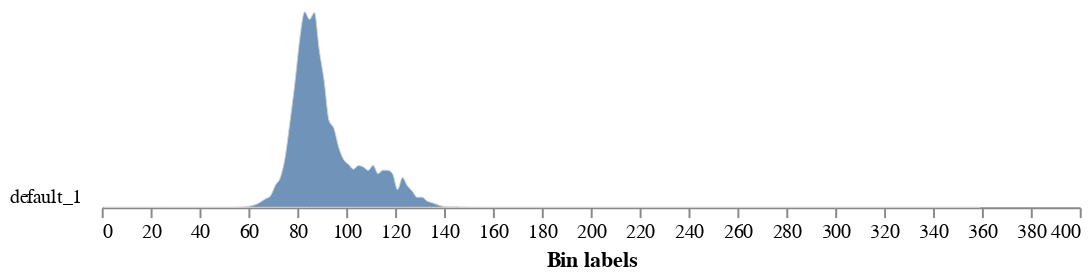
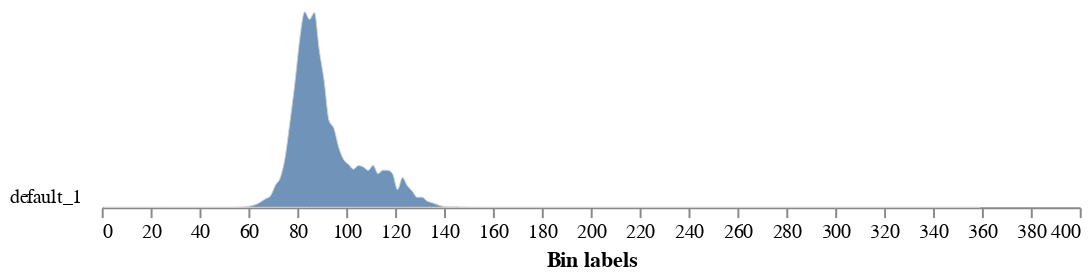

Notebook code for these charts, in order:
### Code cell
analyze_color(rgb_img=color_img, labeled_mask=labeled_mask, colorspaces='hsv')

### Figure 1 — Vega-Lite specification as saved in the notebook (floating-point values rounded to 4 significant figures; data arrays with more than 128 entries replaced by an {"elided": "..."} marker saying what was removed)
{"config": {"view": {"continuousWidth": 300, "continuousHeight": 300, "stroke": null}, "axis": {"grid": false}, "facet": {"columns": 1, "spacing": 0}, "title": {"anchor": "end"}}, "data": {"name": "data-329a2bc5c85f0e2b88cec468b3d0f564"}, "facet": {"field": "sample", "header": {"labelAngle": 0, "labelAlign": "left", "labelOrient": "left"}, "title": null, "type": "nominal"}, "spec": {"mark": {"type": "area", "fillOpacity": 0.8, "interpolate": "monotone", "stroke": "lightgray", "strokeWidth": 0.5}, "encoding": {"x": {"field": "label", "title": "Bin labels", "type": "quantitative"}, "y": {"axis": null, "field": "value", "scale": {"range": [10, -100]}, "type": "quantitative"}}, "height": 10, "width": 500}, "bounds": "flush", "$schema": "https://vega.github.io/schema/vega-lite/v5.20.1.json", "datasets": {"data-329a2bc5c85f0e2b88cec468b3d0f564": {"elided": "180 records"}}}

### Figure 2 — Vega-Lite specification as saved in the notebook (floating-point values rounded to 4 significant figures; data arrays with more than 128 entries replaced by an {"elided": "..."} marker saying what was removed)
{"config": {"view": {"continuousWidth": 300, "continuousHeight": 300, "stroke": null}, "axis": {"grid": false}, "facet": {"columns": 1, "spacing": 0}, "title": {"anchor": "end"}}, "data": {"name": "data-329a2bc5c85f0e2b88cec468b3d0f564"}, "facet": {"field": "sample", "header": {"labelAngle": 0, "labelAlign": "left", "labelOrient": "left"}, "title": null, "type": "nominal"}, "spec": {"mark": {"type": "area", "fillOpacity": 0.8, "interpolate": "monotone", "stroke": "lightgray", "strokeWidth": 0.5}, "encoding": {"x": {"field": "label", "title": "Bin labels", "type": "quantitative"}, "y": {"axis": null, "field": "value", "scale": {"range": [10, -100]}, "type": "quantitative"}}, "height": 10, "width": 500}, "bounds": "flush", "$schema": "https://vega.github.io/schema/vega-lite/v5.20.1.json", "datasets": {"data-329a2bc5c85f0e2b88cec468b3d0f564": {"elided": "180 records"}}}
